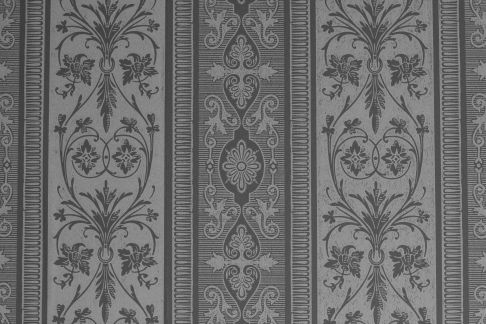
#> input picture lab3/ex1.jpg, 486 x 324 px
$ python part1_approach2.py
#> lines starting #> are read from the running program, lines starting #| are printed output that depends on the picture
from scipy import ndimage
import matplotlib.image as mpimg
import matplotlib.pyplot as plt
import numpy as np
import cv2
img = mpimg.imread("ex1.jpg")
#> img is the input picture: shape (324, 486); min 51, max 167, mean 109.5
print(img.shape)
#| (324, 486)


# [22 lines of commented-out code are left out]

mag = ndimage.generic_gradient_magnitude(img, ndimage.sobel)
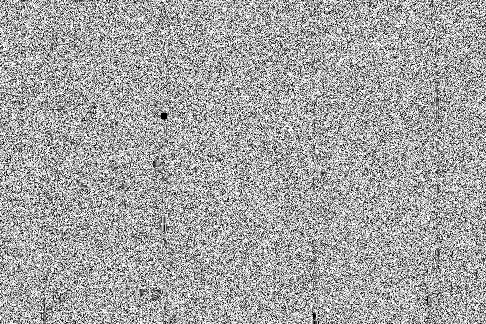
#> mag: shape (324, 486); min 0, max 15, mean 9.74; drawn with min black and max white
print(mag[0:10,0:10])
#| [[ 5 14 13  7  4  9  8 15 11 11]
#|  [ 5 12  5  2  1 12 13  0 13  8]
#|  [15  7  8 15  9 12  4 15  9 15]
#|  [10 14 10  4 12  6  6  7 11 12]
#|  [13 12  4  7 15  4 11  3 14  6]
#|  [11  2 15 12 13 10 13 12 15 12]
#|  [12  8  3 15 12 14 14  3  7 13]
#|  [ 4  9 11 11 11  5 10  3 15  6]
#|  [ 9 15  5  8 12  8 14 10  8 15]
#|  [ 6 13 11 13 14  3 10 11  6  7]]
##plt.imshow(mag)
##plt.savefig("mag",cmap='gray')
##plt.show()

# use np.stack to obtain a stack of 4 images

$ run again, with lab3/frame180.jpg copied over lab3/ex1.jpg
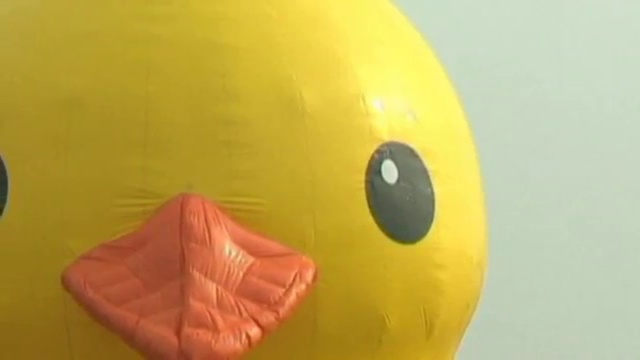
#> input picture lab3/frame180.jpg, 640 x 360 px
#> img is the input picture: shape (360, 640, 3); mean R, G, B 192.7, 169.8, 90.2
#| (360, 640, 3)
#> `mag = ndimage.generic_gradient_magnitude(img, ndimage.sobel)`:
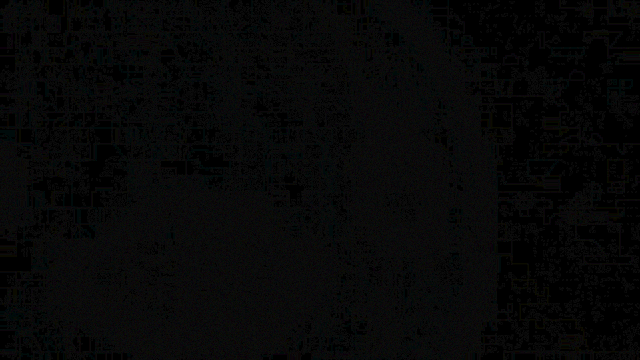
#> mag: shape (360, 640, 3); mean R, G, B 6.73, 7.16, 7.07
#> (printed output is left out)

$ run again, with lab3/mag.png saved as lab3/ex1.jpg
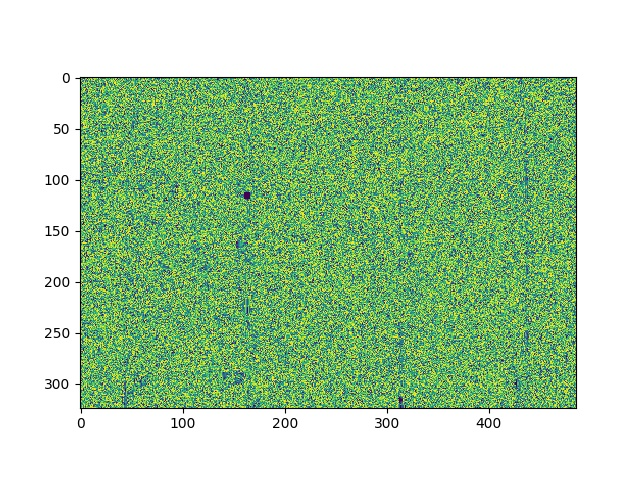
#> input picture lab3/mag.png, 640 x 480 px
#> img is the input picture: shape (480, 640, 3); mean R, G, B 173.3, 207.9, 168.8
#| (480, 640, 3)
#> `mag = ndimage.generic_gradient_magnitude(img, ndimage.sobel)`:
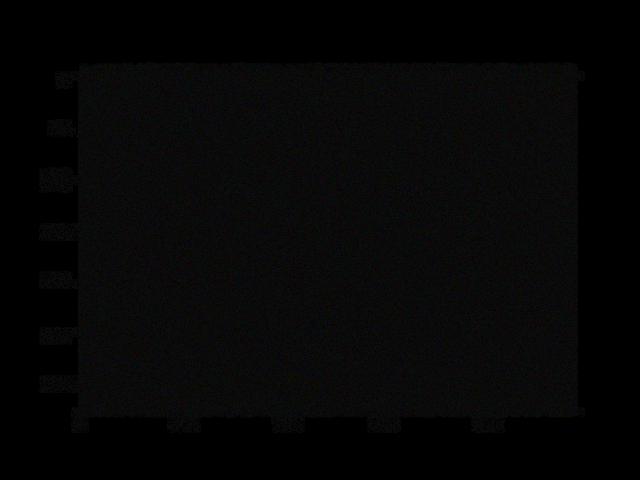
#> mag: shape (480, 640, 3); mean R, G, B 5.96, 5.98, 5.96
#> (printed output is left out)
